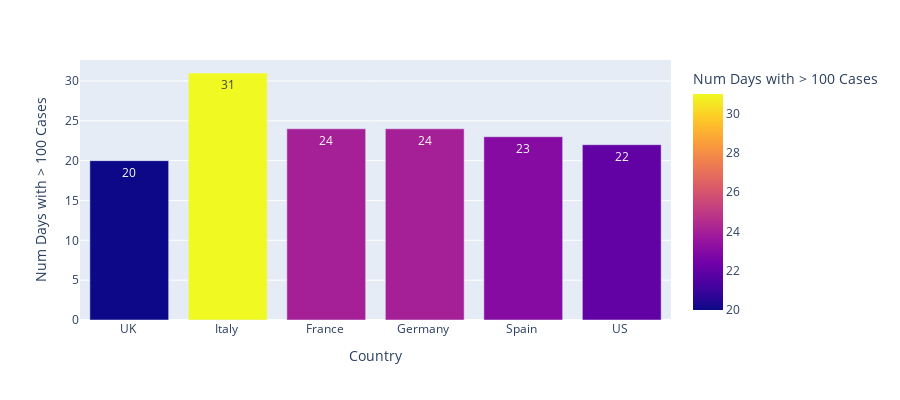

The code cell stored with this chart in its notebook:
### Code cell
fig = px.bar(df_totals, x='Country', y='Num Days with > 100 Cases',
             hover_data=['Num Days with > 100 Cases'], color='Num Days with > 100 Cases',
             labels={'Num Days with > 100 Cases':'Num Days with > 100 Cases'},text = 'Num Days with > 100 Cases',height=400)
fig.show()

### Figure 1 — Plotly figure (JSON) as saved in the notebook; plotly's stock layout.template omitted (floating-point values rounded to 4 significant figures)
{"data": [{"alignmentgroup": "True", "customdata": [[20], [31], [24], [24], [23], [22]], "hoverlabel": {"namelength": 0}, "hovertemplate": "Country=%{x}<br>Num Days with > 100 Cases=%{marker.color}", "legendgroup": "", "marker": {"color": [20, 31, 24, 24, 23, 22], "coloraxis": "coloraxis"}, "name": "", "offsetgroup": "", "orientation": "v", "showlegend": false, "text": [20, 31, 24, 24, 23, 22], "textposition": "auto", "type": "bar", "x": ["UK ", "Italy ", "France ", "Germany ", "Spain ", "US "], "xaxis": "x", "y": [20, 31, 24, 24, 23, 22], "yaxis": "y"}], "layout": {"barmode": "relative", "coloraxis": {"colorbar": {"title": {"text": "Num Days with > 100 Cases"}}, "colorscale": [[0, "#0d0887"], [0.1111, "#46039f"], [0.2222, "#7201a8"], [0.3333, "#9c179e"], [0.4444, "#bd3786"], [0.5556, "#d8576b"], [0.6667, "#ed7953"], [0.7778, "#fb9f3a"], [0.8889, "#fdca26"], [1, "#f0f921"]]}, "height": 400, "legend": {"tracegroupgap": 0}, "margin": {"t": 60}, "xaxis": {"anchor": "y", "domain": [0, 1], "title": {"text": "Country"}}, "yaxis": {"anchor": "x", "domain": [0, 1], "title": {"text": "Num Days with > 100 Cases"}}}}
